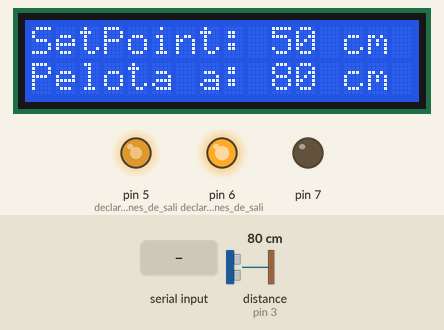
A sketch run on a simulated Arduino Uno, built with avr-gcc and run on an emulated ATmega328P. Parts: 16×2 character LCD, output pins drawn as LEDs (lit = HIGH). The test bench sets the inputs (shaded band); at power-on: distance to the obstacle (sensor on pin 3) 80 cm. The echo pulse lasts 58.3 µs per cm; what the sketch prints to the serial monitor is not drawn.

Above: at 1.2 s.
1.3 s: distance to the obstacle (sensor on pin 3) set to 120 cm
At 2.1 s:
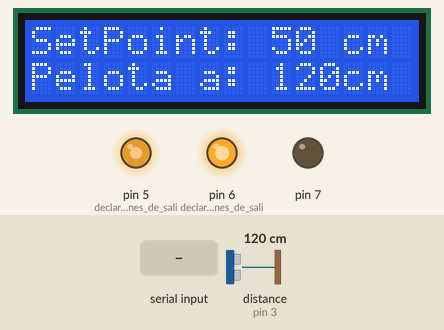
3.0 s: "30,150\n" received over Serial
At 3.8 s:
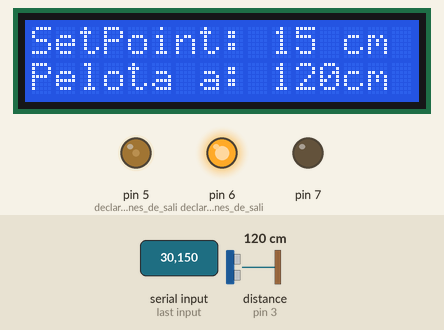
4.9 s: "90,45\n" received over Serial
At 6.0 s:
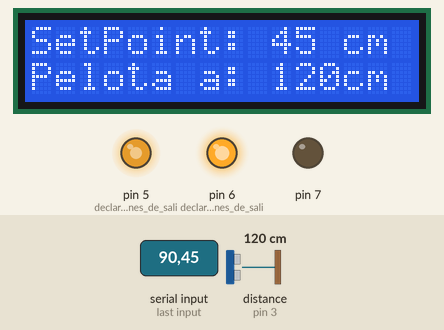
6.7 s: distance to the obstacle (sensor on pin 3) set to 35 cm
At 7.8 s:
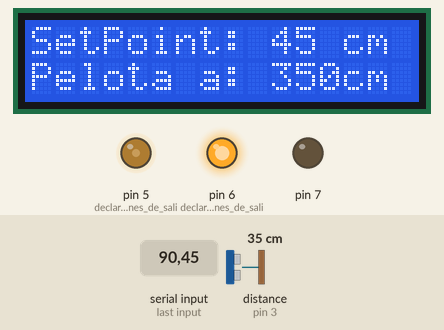
8.4 s: distance to the obstacle (sensor on pin 3) set to 299 cm
At 9.8 s:
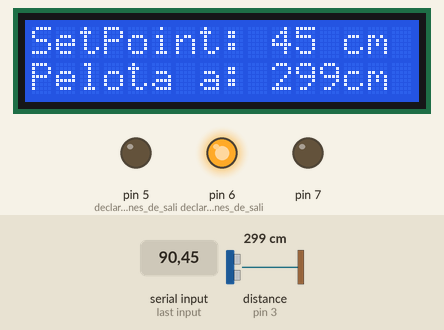
10.1 s: distance to the obstacle (sensor on pin 3) set to 250 cm
At 11.1 s:
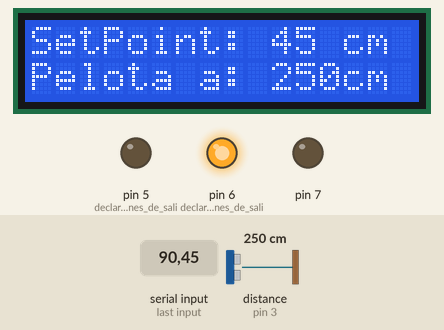
Timing chart, 0 to 12.6 s (numbered marks = the images above; inputs shaded):
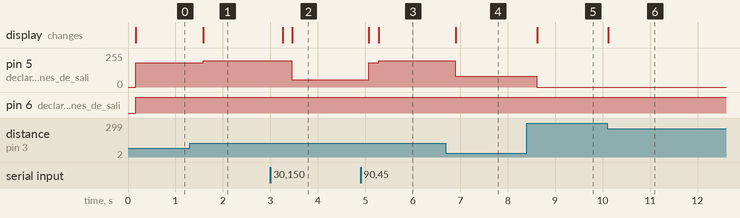

The sketch:

proyect_fuzzy_logic.ino
```cpp
#include <Fuzzy.h>
#include <FuzzyComposition.h>
#include <FuzzyInput.h>
#include <FuzzyIO.h>
#include <FuzzyOutput.h>
#include <FuzzyRule.h>
#include <FuzzyRuleAntecedent.h>
#include <FuzzyRuleConsequent.h>
#include <FuzzySet.h>
#include <Ultrasonic.h>
#include <LiquidCrystal.h>
LiquidCrystal lcd(13, 12, 11, 10, 9, 8);

Ultrasonic ultrasonic(4,3,11020); // (Trig PIN,Echo PIN, TIME PIN)
Fuzzy*control = new Fuzzy();  //se declara el objeto fuzzy, se llamará, control.
int distancia; //variable donde se guardará la distancia leida por el sensor
int set_point = 50; //variable desde la que se controla el set point del sistema
int ERROR; // Es la resta entre el Set point y la distancia leida por el sensor
int POTENCIA; // Variable en la cual se guarda el nivel de potencia del PWM


void setup()
{
Serial.begin(9600);  //se inicia la transmisión  serial
pinMode(5,OUTPUT);  //declaro los pines de salida del PWM
pinMode(6,OUTPUT);  //declaro los pines de salida del PWM
pinMode(7,OUTPUT);

lcd.begin(16,2);// se define la LCD
lcd.setCursor(0,0);// Posicion de los caracteres
lcd.print("Control Difuso");// imprime en la LCD para mantenerse estatico


//se declara el universo de entrada
FuzzyInput*error = new FuzzyInput(1);  //el universo de entrada será el error, el error se define como  Set Point-Distancia
//se establecen los conjuntos del universo ERROR con sus respectivas funciones de membresia
///////////////////////////////////////////////////////////////////
FuzzySet*ng = new FuzzySet(-200, -197, -154, -128); //Negativo Grande, trapecio.
error->addFuzzySet(ng); //Se añade el conjunto al universo de entrada.
//////////////////////////////////////////////////////////////////
///////////////////////////////////////////////////////////////////
FuzzySet*nm = new FuzzySet(-200, -182, -119, -90); //Negativo Mediano, trapecio.
error->addFuzzySet(nm); //Se añade el conunto al universo de entrada.
//////////////////////////////////////////////////////////////////
///////////////////////////////////////////////////////////////////
FuzzySet*nb = new FuzzySet(-200, -182, -86, -49); //Negativo Bajo, trapecio.
error->addFuzzySet(nb); //Se añade el conunto al universo de entrada.
//////////////////////////////////////////////////////////////////
///////////////////////////////////////////////////////////////////
FuzzySet*n = new FuzzySet(-200, -182, -57, -5); //Negativo, trapecio.
error->addFuzzySet(n); //Se añade el conunto al universo de entrada.
//////////////////////////////////////////////////////////////////
///////////////////////////////////////////////////////////////////
FuzzySet*cero = new FuzzySet(-40, -7, -7, 33); //Cero, triangular.
error->addFuzzySet(cero); //Se añade el conunto al universo de entrada.
//////////////////////////////////////////////////////////////////
///////////////////////////////////////////////////////////////////
FuzzySet*p = new FuzzySet(-1, 32, 180, 200); //Positivo, trapecio.
error->addFuzzySet(p); //Se añade el conunto al universo de entrada.
//////////////////////////////////////////////////////////////////
///////////////////////////////////////////////////////////////////
FuzzySet*pb = new FuzzySet(50, 88, 180, 200); //Positivo Bajo, trapecio.
error->addFuzzySet(pb); //Se añade el conunto al universo de entrada.
//////////////////////////////////////////////////////////////////
///////////////////////////////////////////////////////////////////
FuzzySet*pm = new FuzzySet(86, 116, 180, 200); //Positivo Medio, trapecio.
error->addFuzzySet(pm); //Se añade el conunto al universo de entrada.
//////////////////////////////////////////////////////////////////
///////////////////////////////////////////////////////////////////
FuzzySet*pg = new FuzzySet(126, 155, 180, 200); //Positivo Grande, trapecio.
error->addFuzzySet(pg); //Se añade el conunto al universo de entrada.
//////////////////////////////////////////////////////////////////

control->addFuzzyInput(error); //se agrega al sistema fuzzy el universo con sus conjuntos.

//se declara la salida del sistema, en este caso será la POTENCIA
FuzzyOutput*potencia = new FuzzyOutput(1);
//se crean los cunjuntos pertenicientes a este universo, junto a sus funciones de membresia
///////////////////////////////////////////////////////////////////
FuzzySet*ultra_baja = new FuzzySet(0, 1, 24, 42); //Potencia ultra baja, trapecio.
potencia->addFuzzySet(ultra_baja); //Se añade el conjunto al universo de salida.
//////////////////////////////////////////////////////////////////
///////////////////////////////////////////////////////////////////
FuzzySet*muy_baja = new FuzzySet(0, 1, 49, 69); //Potencia muy baja, trapecio.
potencia->addFuzzySet(muy_baja); //Se añade el conunto al universo de salida.
//////////////////////////////////////////////////////////////////
///////////////////////////////////////////////////////////////////
FuzzySet*media_baja = new FuzzySet(0, 1, 70, 90); //Potencia media baja, trapecio.
potencia->addFuzzySet(media_baja); //Se añade el conunto al universo de salida.
//////////////////////////////////////////////////////////////////
///////////////////////////////////////////////////////////////////
FuzzySet*baja = new FuzzySet(0, 1, 93, 114); //Potencia baja, trapecio.
potencia->addFuzzySet(baja); //Se añade el conunto al universo de salida.
//////////////////////////////////////////////////////////////////
///////////////////////////////////////////////////////////////////
FuzzySet*media = new FuzzySet(98, 122, 122, 150); //Potencia media, triangular.
potencia->addFuzzySet(media); //Se añade el conunto al universo de salida.
//////////////////////////////////////////////////////////////////
///////////////////////////////////////////////////////////////////
FuzzySet*alta = new FuzzySet(131, 149, 253, 255); //Potencia alta, trapecio.
potencia->addFuzzySet(alta); //Se añade el conunto al universo de salida.
//////////////////////////////////////////////////////////////////
///////////////////////////////////////////////////////////////////
FuzzySet*media_alta = new FuzzySet(159, 180, 253, 255); //Potencia media_alta, trapecio.
potencia->addFuzzySet(media_alta); //Se añade el conunto al universo de salida.
//////////////////////////////////////////////////////////////////
///////////////////////////////////////////////////////////////////
FuzzySet*muy_alta = new FuzzySet(183, 206, 253, 255); //Potencia muy_alta, trapecio.
potencia->addFuzzySet(muy_alta); //Se añade el conunto al universo de salida.
//////////////////////////////////////////////////////////////////
///////////////////////////////////////////////////////////////////
FuzzySet*ultra_alta = new FuzzySet(213, 235, 253, 255); //Potencia ultra_alta, trapecio.
potencia->addFuzzySet(ultra_alta); //Se añade el conunto al universo de salida.
//////////////////////////////////////////////////////////////////

control->addFuzzyOutput(potencia); //se agraga el universo de salida con sus conjuntos al sistema Fuzzy


//se establecen las reglas, cada regla debe tener un antecedente, una consecuencia y una asignación.

/////////////////////////////////Si error es CERO, entonces potencia es MEDIA//////////////////////////////////////////
FuzzyRuleAntecedent*si_error_es_cero = new FuzzyRuleAntecedent();
si_error_es_cero->joinSingle(cero);                    //Antecedente

FuzzyRuleConsequent*entonces_potencia_es_media = new FuzzyRuleConsequent();
entonces_potencia_es_media->addOutput(media);          //Consecuencia

FuzzyRule*regla_1 = new FuzzyRule(1, si_error_es_cero,entonces_potencia_es_media);
control->addFuzzyRule(regla_1);                        //Asignación
/////////////////////////////////////////////////////////////////////////////////////////////////////////////////////////

/////////////////////////////////Si error es PG(POSITIVO GRANDE), entonces potencia es ULTRA BAJA////////////////////////
FuzzyRuleAntecedent*si_error_es_pg = new FuzzyRuleAntecedent();
si_error_es_pg->joinSingle(pg);                    //Antecedente

FuzzyRuleConsequent*entonces_potencia_es_ultra_baja = new FuzzyRuleConsequent();
entonces_potencia_es_ultra_baja->addOutput(ultra_baja);          //Consecuencia

FuzzyRule*regla_2 = new FuzzyRule(2, si_error_es_pg,entonces_potencia_es_ultra_baja);
control->addFuzzyRule(regla_2);                        //Asignación
/////////////////////////////////////////////////////////////////////////////////////////////////////////////////////////

/////////////////////////////////Si error es PB(POSITIVO BAJO), entonces potencia es MEDIA BAJA////////////////////////
FuzzyRuleAntecedent*si_error_es_pb = new FuzzyRuleAntecedent();
si_error_es_pb->joinSingle(pb);                    //Antecedente

FuzzyRuleConsequent*entonces_potencia_es_media_baja = new FuzzyRuleConsequent();
entonces_potencia_es_media_baja->addOutput(media_baja);          //Consecuencia

FuzzyRule*regla_3 = new FuzzyRule(3, si_error_es_pb,entonces_potencia_es_media_baja);
control->addFuzzyRule(regla_3);                        //Asignación
/////////////////////////////////////////////////////////////////////////////////////////////////////////////////////////

/////////////////////////////////Si error es P(POSITIVO), entonces potencia es BAJA////////////////////////
FuzzyRuleAntecedent*si_error_es_p = new FuzzyRuleAntecedent();
si_error_es_p->joinSingle(p);                    //Antecedente

FuzzyRuleConsequent*entonces_potencia_es_baja = new FuzzyRuleConsequent();
entonces_potencia_es_baja->addOutput(baja);          //Consecuencia

FuzzyRule*regla_4 = new FuzzyRule(4, si_error_es_p,entonces_potencia_es_baja);
control->addFuzzyRule(regla_4);                        //Asignación
/////////////////////////////////////////////////////////////////////////////////////////////////////////////////////////

/////////////////////////////////Si error es N(NEGATIVO), entonces potencia es ALTA////////////////////////
FuzzyRuleAntecedent*si_error_es_n = new FuzzyRuleAntecedent();
si_error_es_n->joinSingle(n);                    //Antecedente

FuzzyRuleConsequent*entonces_potencia_es_alta = new FuzzyRuleConsequent();
entonces_potencia_es_alta->addOutput(alta);          //Consecuencia

FuzzyRule*regla_5 = new FuzzyRule(5, si_error_es_n,entonces_potencia_es_alta);
control->addFuzzyRule(regla_5);                        //Asignación
/////////////////////////////////////////////////////////////////////////////////////////////////////////////////////////

/////////////////////////////////Si error es NB(NEGATIVO BAJO), entonces potencia es  MEDIA ALTA////////////////////////
FuzzyRuleAntecedent*si_error_es_nb = new FuzzyRuleAntecedent();
si_error_es_nb->joinSingle(nb);                    //Antecedente

FuzzyRuleConsequent*entonces_potencia_es_media_alta = new FuzzyRuleConsequent();
entonces_potencia_es_media_alta->addOutput(media_alta);          //Consecuencia

FuzzyRule*regla_6 = new FuzzyRule(6, si_error_es_nb,entonces_potencia_es_media_alta);
control->addFuzzyRule(regla_6);                        //Asignación
/////////////////////////////////////////////////////////////////////////////////////////////////////////////////////////

/////////////////////////////////Si error es NG(NEGATIVO GRANDE), entonces potencia es ULTRA ALTA////////////////////////
FuzzyRuleAntecedent*si_error_es_ng = new FuzzyRuleAntecedent();
si_error_es_ng->joinSingle(ng);                    //Antecedente

FuzzyRuleConsequent*entonces_potencia_es_ultra_alta = new FuzzyRuleConsequent();
entonces_potencia_es_ultra_alta->addOutput(ultra_alta);          //Consecuencia

FuzzyRule*regla_7 = new FuzzyRule(7, si_error_es_ng,entonces_potencia_es_ultra_alta);
control->addFuzzyRule(regla_7);                        //Asignación
/////////////////////////////////////////////////////////////////////////////////////////////////////////////////////////

/////////////////////////////////Si error es NM(NEGATIVO MEDIANO), entonces potencia es MUY ALTA////////////////////////
FuzzyRuleAntecedent*si_error_es_nm = new FuzzyRuleAntecedent();
si_error_es_nm->joinSingle(nm);                    //Antecedente

FuzzyRuleConsequent*entonces_potencia_es_muy_alta = new FuzzyRuleConsequent();
entonces_potencia_es_muy_alta->addOutput(muy_alta);          //Consecuencia

FuzzyRule*regla_8 = new FuzzyRule(8, si_error_es_nm,entonces_potencia_es_muy_alta);
control->addFuzzyRule(regla_8);                        //Asignación
/////////////////////////////////////////////////////////////////////////////////////////////////////////////////////////

/////////////////////////////////Si error es PM(POSITIVO MEDIANO), entonces potencia es MUY BAJA////////////////////////
FuzzyRuleAntecedent*si_error_es_pm = new FuzzyRuleAntecedent();
si_error_es_pm->joinSingle(pm);                    //Antecedente

FuzzyRuleConsequent*entonces_potencia_es_muy_baja = new FuzzyRuleConsequent();
entonces_potencia_es_muy_baja->addOutput(muy_baja);          //Consecuencia

FuzzyRule*regla_9 = new FuzzyRule(9, si_error_es_pm,entonces_potencia_es_muy_baja);
control->addFuzzyRule(regla_9);                        //Asignación
/////////////////////////////////////////////////////////////////////////////////////////////////////////////////////////
}

void imprimir_datos(){
  lcd.setCursor(0,0);
  lcd.print("SetPoint: ");
  lcd.setCursor(10,0);
  lcd.print(set_point);
  lcd.setCursor(12,0);
  lcd.print(" cm");

  lcd.setCursor(0,1);
  lcd.print("Pelota a: ");
  lcd.setCursor(10,1);
  lcd.print(distancia);
  lcd.setCursor(13,1);
  lcd.print("cm");

  Serial.print("SetPoint: ");
  Serial.println(set_point);
  Serial.print("Pelota a: ");
  Serial.print(distancia);
  Serial.print(" cm " );
  Serial.print(" Potencia: ");
  Serial.println(POTENCIA);

  delay(100);
  //lcd.clear();
}

int obtener_senal (){
  return Serial.parseInt();
}
void loop()
{

  if(Serial.available()>0){
      int x = obtener_senal();
      if (x > 0){
        set_point = x;
      }
    }

  distancia=(ultrasonic.Ranging(CM)); //se guarda la distancia que lee el sensor en la variable distancia
  ERROR=set_point-distancia;  //se establece el valor del error restando el set point con la distancia que lee el sensor
  control->setInput(1,ERROR);   // se asigna al sistema Fuzzy llamado control una entrada con el valor de ERROR
  control->fuzzify();   //Se fuzifica el sistema
  POTENCIA = control->defuzzify(1); // Se des-fuzifica el sistema, guardando la salida en la variable potencia.
  analogWrite(5,POTENCIA);  //Se establece la potencia del PWM
  digitalWrite(7,LOW); // pines para activar el punte h
  digitalWrite(6,HIGH); // pines para activar el puente h


  // Visualizar en el LCD y en el Monitor Serie
  imprimir_datos();
}
```

Measured:
- after the input at 1.3 s, pin 5 (declaro_los_pines_de_sali): 183/255 → 196/255 after 0.28 s; the display: changes after 0.29 s (image 1)
- after the input at 3.0 s, pin 5 (declaro_los_pines_de_sali): 196/255 → 54/255 after 0.46 s; the display: first changes after 0.26 s (image 2 shows a later state)
- after the input at 4.9 s, pin 5 (declaro_los_pines_de_sali): 54/255 → 183/255 after 0.17 s, → 196/255 0.21 s later; the display: first changes after 0.18 s (image 3 shows a later state)
- after the input at 6.7 s, pin 5 (declaro_los_pines_de_sali): 196/255 → 79/255 after 0.20 s; the display: changes after 0.20 s (image 4)
- after the input at 8.4 s, pin 5 (declaro_los_pines_de_sali): 79/255 → 0/255 after 0.22 s; the display: changes after 0.22 s (image 5)
- after the input at 10.1 s, the display: changes at once (image 6)
